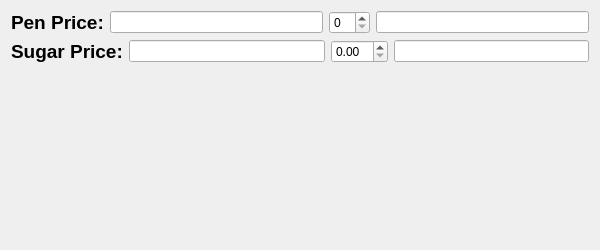
<?xml version="1.0" encoding="UTF-8"?>
<ui version="4.0">
 <class>Form</class>
 <widget class="QWidget" name="Form">
  <property name="geometry">
   <rect>
    <x>0</x>
    <y>0</y>
    <width>600</width>
    <height>250</height>
   </rect>
  </property>
  <property name="windowTitle">
   <string>Form</string>
  </property>
  <layout class="QVBoxLayout" name="verticalLayout">
   <item>
    <layout class="QHBoxLayout" name="horizontalLayout">
     <item>
      <widget class="QLabel" name="label">
       <property name="font">
        <font>
         <pointsize>14</pointsize>
         <bold>true</bold>
        </font>
       </property>
       <property name="text">
        <string>Pen Price:</string>
       </property>
      </widget>
     </item>
     <item>
      <widget class="QLineEdit" name="lineEdit_price"/>
     </item>
     <item>
      <widget class="QSpinBox" name="spinBox"/>
     </item>
     <item>
      <widget class="QLineEdit" name="lineEdit_totalPrice"/>
     </item>
    </layout>
   </item>
   <item>
    <layout class="QHBoxLayout" name="horizontalLayout_2">
     <item>
      <widget class="QLabel" name="label_2">
       <property name="font">
        <font>
         <pointsize>14</pointsize>
         <bold>true</bold>
        </font>
       </property>
       <property name="text">
        <string>Sugar Price:</string>
       </property>
      </widget>
     </item>
     <item>
      <widget class="QLineEdit" name="lineEdit_Sprice"/>
     </item>
     <item>
      <widget class="QDoubleSpinBox" name="doubleSpinBox"/>
     </item>
     <item>
      <widget class="QLineEdit" name="lineEdit_Tsugar"/>
     </item>
    </layout>
   </item>
   <item>
    <widget class="QLabel" name="label_result">
     <property name="font">
      <font>
       <pointsize>16</pointsize>
       <bold>true</bold>
      </font>
     </property>
     <property name="text">
      <string/>
     </property>
    </widget>
   </item>
  </layout>
 </widget>
 <resources/>
 <connections/>
</ui>
